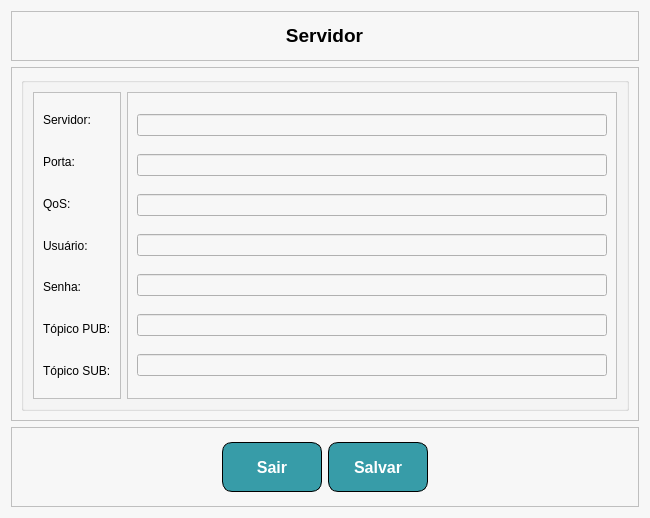
<?xml version="1.0" encoding="UTF-8"?>
<ui version="4.0">
 <class>FormServer</class>
 <widget class="QWidget" name="FormServer">
  <property name="geometry">
   <rect>
    <x>0</x>
    <y>0</y>
    <width>650</width>
    <height>518</height>
   </rect>
  </property>
  <property name="windowTitle">
   <string>Servidor</string>
  </property>
  <property name="styleSheet">
   <string notr="true">background-color: rgb(247, 247, 247);</string>
  </property>
  <layout class="QVBoxLayout" name="verticalLayout">
   <item>
    <widget class="QFrame" name="frame">
     <property name="sizePolicy">
      <sizepolicy hsizetype="Preferred" vsizetype="Maximum">
       <horstretch>0</horstretch>
       <verstretch>0</verstretch>
      </sizepolicy>
     </property>
     <property name="minimumSize">
      <size>
       <width>0</width>
       <height>50</height>
      </size>
     </property>
     <property name="frameShape">
      <enum>QFrame::StyledPanel</enum>
     </property>
     <property name="frameShadow">
      <enum>QFrame::Raised</enum>
     </property>
     <layout class="QHBoxLayout" name="horizontalLayout_2">
      <item>
       <spacer name="horizontalSpacer">
        <property name="orientation">
         <enum>Qt::Horizontal</enum>
        </property>
        <property name="sizeHint" stdset="0">
         <size>
          <width>274</width>
          <height>20</height>
         </size>
        </property>
       </spacer>
      </item>
      <item>
       <widget class="QLabel" name="label">
        <property name="text">
         <string>&lt;html&gt;&lt;head/&gt;&lt;body&gt;&lt;p align=&quot;center&quot;&gt;&lt;span style=&quot; font-size:14pt; font-weight:600;&quot;&gt;Servidor&lt;/span&gt;&lt;/p&gt;&lt;/body&gt;&lt;/html&gt;</string>
        </property>
       </widget>
      </item>
      <item>
       <spacer name="horizontalSpacer_2">
        <property name="orientation">
         <enum>Qt::Horizontal</enum>
        </property>
        <property name="sizeHint" stdset="0">
         <size>
          <width>274</width>
          <height>20</height>
         </size>
        </property>
       </spacer>
      </item>
     </layout>
    </widget>
   </item>
   <item>
    <widget class="QFrame" name="frame_2">
     <property name="frameShape">
      <enum>QFrame::StyledPanel</enum>
     </property>
     <property name="frameShadow">
      <enum>QFrame::Raised</enum>
     </property>
     <layout class="QVBoxLayout" name="verticalLayout_2">
      <item>
       <widget class="QGroupBox" name="groupBox">
        <property name="title">
         <string/>
        </property>
        <layout class="QHBoxLayout" name="horizontalLayout">
         <item>
          <widget class="QFrame" name="frame_6">
           <property name="sizePolicy">
            <sizepolicy hsizetype="Maximum" vsizetype="Preferred">
             <horstretch>0</horstretch>
             <verstretch>0</verstretch>
            </sizepolicy>
           </property>
           <property name="minimumSize">
            <size>
             <width>10</width>
             <height>0</height>
            </size>
           </property>
           <property name="frameShape">
            <enum>QFrame::StyledPanel</enum>
           </property>
           <property name="frameShadow">
            <enum>QFrame::Raised</enum>
           </property>
           <layout class="QVBoxLayout" name="verticalLayout_3">
            <item>
             <widget class="QLabel" name="label_3">
              <property name="text">
               <string>Servidor:</string>
              </property>
             </widget>
            </item>
            <item>
             <widget class="QLabel" name="label_4">
              <property name="text">
               <string>Porta:</string>
              </property>
             </widget>
            </item>
            <item>
             <widget class="QLabel" name="label_2">
              <property name="text">
               <string>QoS:</string>
              </property>
             </widget>
            </item>
            <item>
             <widget class="QLabel" name="label_5">
              <property name="text">
               <string>Usuário:</string>
              </property>
             </widget>
            </item>
            <item>
             <widget class="QLabel" name="label_6">
              <property name="text">
               <string>Senha:</string>
              </property>
             </widget>
            </item>
            <item>
             <widget class="QLabel" name="label_7">
              <property name="text">
               <string>Tópico PUB:</string>
              </property>
             </widget>
            </item>
            <item>
             <widget class="QLabel" name="label_8">
              <property name="text">
               <string>Tópico SUB:</string>
              </property>
             </widget>
            </item>
           </layout>
          </widget>
         </item>
         <item>
          <widget class="QFrame" name="frame_5">
           <property name="frameShape">
            <enum>QFrame::StyledPanel</enum>
           </property>
           <property name="frameShadow">
            <enum>QFrame::Raised</enum>
           </property>
           <layout class="QVBoxLayout" name="verticalLayout_4">
            <item>
             <widget class="QLineEdit" name="lineEditServer"/>
            </item>
            <item>
             <widget class="QLineEdit" name="lineEditPort"/>
            </item>
            <item>
             <widget class="QLineEdit" name="lineEditQos"/>
            </item>
            <item>
             <widget class="QLineEdit" name="lineEditUser"/>
            </item>
            <item>
             <widget class="QLineEdit" name="lineEditPasswd"/>
            </item>
            <item>
             <widget class="QLineEdit" name="lineEditTpub"/>
            </item>
            <item>
             <widget class="QLineEdit" name="lineEditTsub"/>
            </item>
           </layout>
          </widget>
         </item>
        </layout>
       </widget>
      </item>
     </layout>
    </widget>
   </item>
   <item>
    <widget class="QFrame" name="frame_4">
     <property name="sizePolicy">
      <sizepolicy hsizetype="Preferred" vsizetype="Maximum">
       <horstretch>0</horstretch>
       <verstretch>0</verstretch>
      </sizepolicy>
     </property>
     <property name="minimumSize">
      <size>
       <width>0</width>
       <height>80</height>
      </size>
     </property>
     <property name="frameShape">
      <enum>QFrame::StyledPanel</enum>
     </property>
     <property name="frameShadow">
      <enum>QFrame::Raised</enum>
     </property>
     <layout class="QHBoxLayout" name="horizontalLayout_4">
      <item>
       <spacer name="horizontalSpacer_5">
        <property name="orientation">
         <enum>Qt::Horizontal</enum>
        </property>
        <property name="sizeHint" stdset="0">
         <size>
          <width>40</width>
          <height>20</height>
         </size>
        </property>
       </spacer>
      </item>
      <item>
       <widget class="QPushButton" name="btnSairServer">
        <property name="minimumSize">
         <size>
          <width>100</width>
          <height>50</height>
         </size>
        </property>
        <property name="styleSheet">
         <string notr="true">QPushButton {
	 color: white;
     font: bold 12pt;
     background-color: #379ca8;
	 border: 1px solid black;
     border-radius: 10px;
}
QPushButton:pressed {
    background-color: qlineargradient(spread:pad, x1:0, y1:0, x2:0, y2:1,   stop:0 			rgba(60, 186, 162, 255), stop:1 rgba(98, 211, 162, 255))
}</string>
        </property>
        <property name="text">
         <string>Sair</string>
        </property>
       </widget>
      </item>
      <item>
       <widget class="QPushButton" name="btnSalvarServer">
        <property name="minimumSize">
         <size>
          <width>100</width>
          <height>50</height>
         </size>
        </property>
        <property name="styleSheet">
         <string notr="true">QPushButton {
	 color: white;
     font: bold 12pt;
     background-color: #379ca8;
	 border: 1px solid black;
     border-radius: 10px;
}
QPushButton:pressed {
    background-color: qlineargradient(spread:pad, x1:0, y1:0, x2:0, y2:1,   stop:0 			rgba(60, 186, 162, 255), stop:1 rgba(98, 211, 162, 255))
}</string>
        </property>
        <property name="text">
         <string>Salvar</string>
        </property>
       </widget>
      </item>
      <item>
       <spacer name="horizontalSpacer_6">
        <property name="orientation">
         <enum>Qt::Horizontal</enum>
        </property>
        <property name="sizeHint" stdset="0">
         <size>
          <width>40</width>
          <height>20</height>
         </size>
        </property>
       </spacer>
      </item>
     </layout>
    </widget>
   </item>
  </layout>
 </widget>
 <resources/>
 <connections>
  <connection>
   <sender>btnSairServer</sender>
   <signal>clicked()</signal>
   <receiver>FormServer</receiver>
   <slot>close()</slot>
   <hints>
    <hint type="sourcelabel">
     <x>277</x>
     <y>342</y>
    </hint>
    <hint type="destinationlabel">
     <x>646</x>
     <y>308</y>
    </hint>
   </hints>
  </connection>
 </connections>
</ui>
